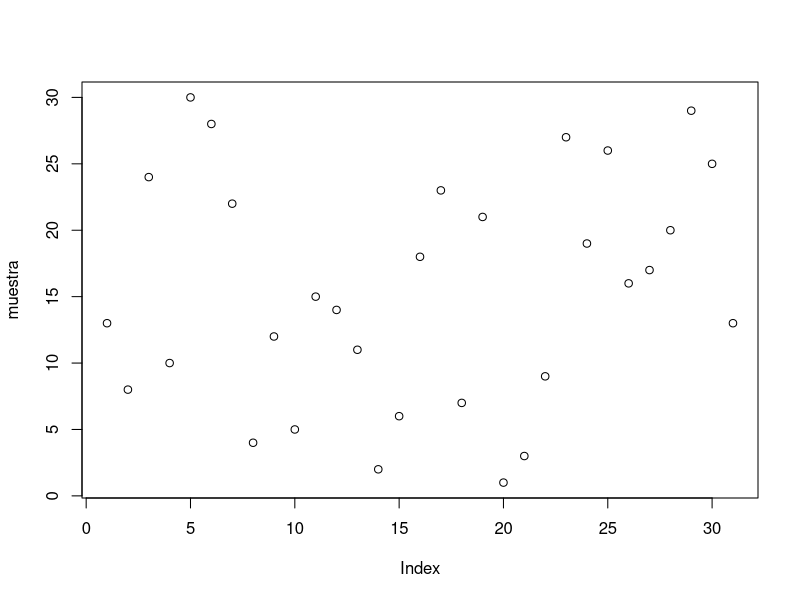

This chart was generated by the following R code:
M <- 31
q_ <- M-1
#######################################
#######################################
menor <- 0
aux <- 2
xx <- (aux^q_-1)/M
while(menor!=1){
    if(xx!=floor(xx)){
        aux <- aux + 1
        xx <- (aux^q_-1)/M
    }else{
        aux2 <- (aux^(1:(M-1))-1)/M
        menor <- sum(aux2==floor(aux2))
        if(menor!=1){aux <- aux + 1}
    }
}
############################################
############################################
#aux <- 2
(aux^q_-1)/M
aux
##############
vq <- 0
for(i in 2:M){
    aq1M <- (aux^i-1)/M
    vq[i] <- aq1M==floor(aq1M)
}
vq
##########
numalea <- function(m,x0,a,c,M){
    aux <- numeric(m)
    aux[1] <- x0
    for(i in 2:m){
        aux[i] <-  (aux[i-1]*a+c)%%M
    }
    aux
    #aux/M
}

muestra <- numalea(M,13,aux,0,M)
muestra
plot(muestra)
muestra*M

#################################################
M <- 31
q_ <- M-1
menor <- 0
primitivas1 <- 1
primitivas2 <- 1
i <- 0
j <- 0
for(a in 2:(M-1)){
    xx <- (a^q_-1)/M
    if(xx==floor(xx)){
        j <- j + 1
        primitivas2[j] <- a
        aux2 <- (a^(1:(M-1))-1)/M
        menor <- sum(aux2==floor(aux2))
        if(menor==1){
            i <- i + 1
            primitivas1[i] <- a
        }
    }
}
primitivas1
